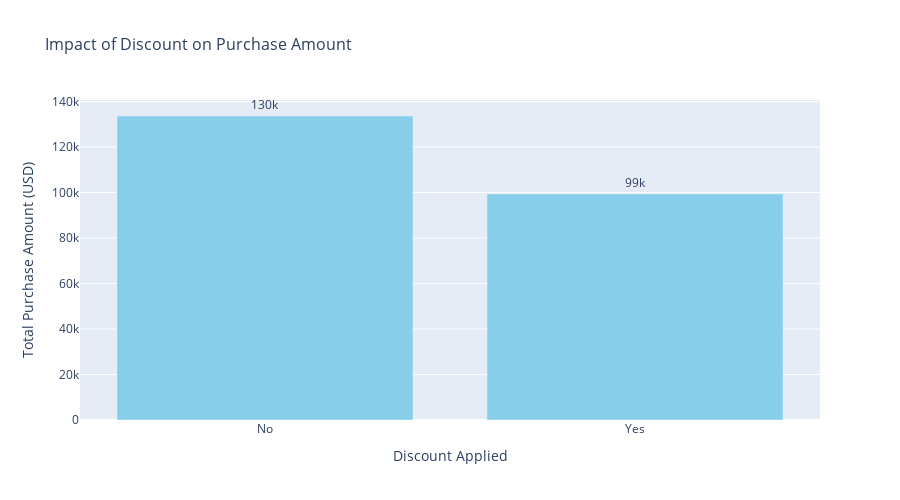

Notebook code cell kept with this figure:
### Markdown cell above
13.	How does the presence of a discount affect the purchase decision of customers?

### Code cell
# Group by 'Discount Applied' and calculate the total purchase amount
shop_group = shop.groupby('Discount Applied')['Purchase Amount (USD)'].sum().reset_index()

# Plot the impact of discount on purchase amount
import plotly.express as px

fig = px.bar(
    shop_group,
    x='Discount Applied',
    y='Purchase Amount (USD)',
    text='Purchase Amount (USD)',
    color_discrete_sequence=['skyblue'],  # Simplified color
    title='Impact of Discount on Purchase Amount',
    labels={
        'Discount Applied': 'Discount Applied (Yes/No)',
        'Purchase Amount (USD)': 'Total Purchase Amount (USD)'
    },
    height=500
)
fig.update_traces(texttemplate='%{text:.2s}', textposition='outside')
fig.update_layout(
    xaxis_title='Discount Applied',
    yaxis_title='Total Purchase Amount (USD)',
    title_font_size=16,
    xaxis_tickangle=0,
    showlegend=False
)
fig.show()

### Figure 1 — Plotly figure (JSON) as saved in the notebook; plotly's stock layout.template omitted (floating-point values rounded to 4 significant figures)
{"data": [{"alignmentgroup": "True", "hovertemplate": "Discount Applied (Yes/No)=%{x}<br>Total Purchase Amount (USD)=%{text}<extra></extra>", "legendgroup": "", "marker": {"color": "skyblue", "pattern": {"shape": ""}}, "name": "", "offsetgroup": "", "orientation": "v", "showlegend": false, "text": [133670, 99411], "textposition": "outside", "texttemplate": "%{text:.2s}", "type": "bar", "x": ["No", "Yes"], "xaxis": "x", "y": [133670, 99411], "yaxis": "y"}], "layout": {"barmode": "relative", "height": 500, "legend": {"tracegroupgap": 0}, "showlegend": false, "title": {"font": {"size": 16}, "text": "Impact of Discount on Purchase Amount"}, "xaxis": {"anchor": "y", "domain": [0, 1], "tickangle": 0, "title": {"text": "Discount Applied"}}, "yaxis": {"anchor": "x", "domain": [0, 1], "title": {"text": "Total Purchase Amount (USD)"}}}}
